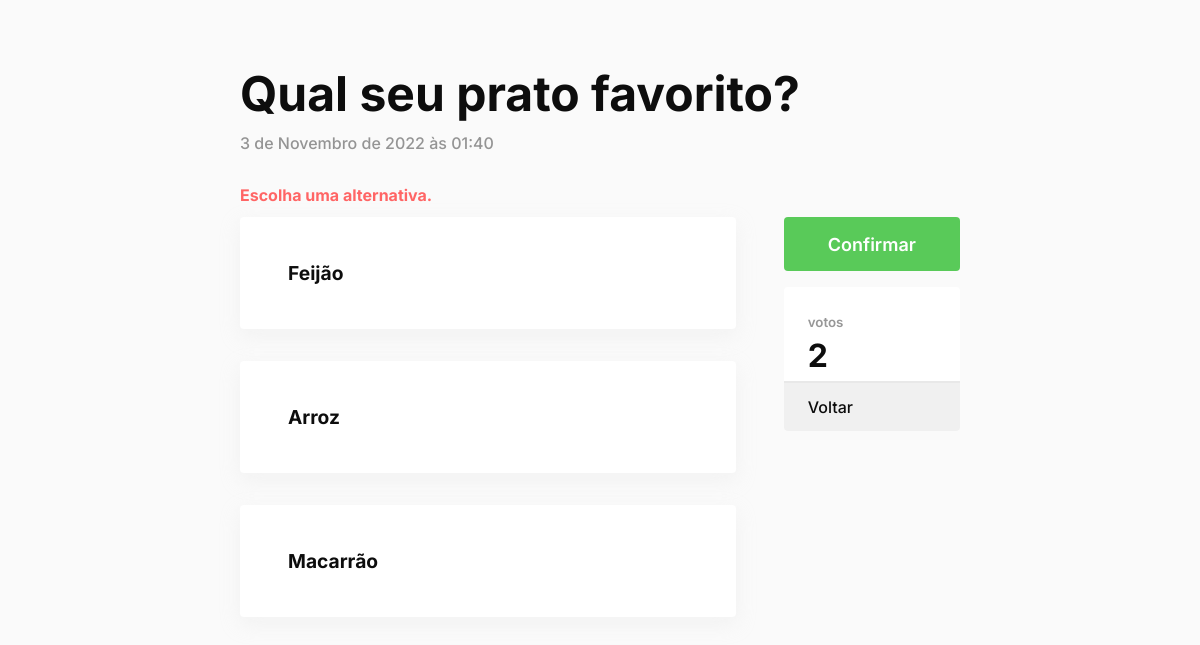
The page /polls/4/vote/ on the database its author committed.
### polls/models.py (models this page shows, shortened)
class Question(models.Model):
    question_text = models.CharField(max_length=200)
    pub_date = models.DateTimeField('date published')
    all_votes = models.IntegerField(default=0)

class Choice(models.Model):
    question = models.ForeignKey(Question, on_delete=models.CASCADE)
    choice_text = models.CharField(max_length=200)
    votes = models.IntegerField(default=0)

### polls/views.py (the view, shortened to what this page needs)
# urls.py: path('<int:question_id>/vote/', views.vote, name='vote'),
def vote(request, question_id):
    question = get_object_or_404(Question, pk=question_id)
    try:
        selected_choice = question.choice_set.get(pk=request.POST['choice'])
    except (KeyError, Choice.DoesNotExist):
        return render(request, 'polls/detail.html', {
            'question': question,
            'error_message': "Escolha uma alternativa.",
        })

### polls/templates/polls/detail.html (shortened to what this page needs)
<!DOCTYPE html>
<html>
<head>
    {% load static %}
    <link rel="stylesheet" href="{% static 'polls/style_detail.css' %}">
</head>
<body>
    <main class="main">
        <form action="{% url 'polls:vote' question.id %}" method="post">
            <header>
                <h1 class="title">{{ question.question_text }}</h1>
                <p class="subtitle">{{ question.pub_date }}</p>
            </header>
            <div class="div">
                <main>
                    {% if error_message %}<p class="erro"><strong>{{ error_message }}</strong></p>{% endif %}
                    {% for choice in question.choice_set.all %}
                    <div class="choice" onclick="choice({{ forloop.counter }})">
                        <label for="choice{{ forloop.counter }}">{{ choice.choice_text }}</label>
                    </div>
                    {% endfor %}
                </main>
                <aside>
                    <input class="submitbutton" type="submit" value="Confirmar">
                    <div class="votes">
                        <div class="div_votes">
                            <p>votos</p>
                            <h1>{{ question.all_votes }}</h1>
                        </div>
                        <a href="{% url 'polls:index' %}">
                            <div class="div_back">
                               <p>Voltar</p>
                            </div>
                        </a>
                    </div>
                </aside>
            </div>
        </form>
    </main>
</body>
</html>

### polls/static/polls/style_detail.css (style rules this page uses)
body { margin: 0; padding: 0; width: 100%; position: absolute; display: flex; justify-content: center; padding-top: 4em; font-family: 'Inter', sans-serif; background: #FAFAFA; color: #0d0d0d; }
.main { width: 60%; }
.main header { display: flex; gap: 10px; flex-direction: column; margin-bottom: 4em; }
.main header .title { font-size: -webkit-xxx-large; font-weight: 700; margin: 0; }
.main header .subtitle { font-weight: 500; color: #0d0d0d6e; margin: 0; }
.main .div { display: flex; flex-direction: row; justify-content: space-between; gap: 3em; }
.main .div main { display: flex; flex-direction: column; gap: 2em; width: 100%; }
.main .div main .choice { height: 7em; border-radius: 4px; background: white; box-shadow: #dedede47 0px 7px 20px 0px; padding: 0em 3em; display: flex; align-items: center; flex-direction: row; justify-content: flex-start; cursor: pointer; }
.main .div main .erro { margin: -2em 0em; position: absolute; color: #ff6565; }
.main .div main .choice label { font-size: larger; font-weight: 700; }
.main .div aside { width: 16em; display: flex; flex-direction: column; gap: 1em; }
.main .div aside .submitbutton { width: 100%; height: 3em; background: #59ca59; color: white; font-family: inter, sans-serif; font-weight: 600; font-size: large; border: none; border-radius: 4px; cursor: pointer; }
.main .div aside .votes { width: 100%; background: #ffffff; border-radius: 4px; }
.main .div aside .votes .div_votes { border-bottom: solid 2px #e8e8e8; padding: 0px 1.5em; display: flex; flex-direction: column; justify-content: flex-end; }
.main .div aside .votes .div_votes p { margin: 0; padding-top: 2em; font-weight: 600; font-size: smaller; color: #0d0d0d6e; }
.main .div aside .votes .div_votes h1 { margin: 6px 0px; font-size: xx-large; }
.main .div aside .votes .div_back { height: 3em; font-weight: 500; border: none; border-radius: 0 0 4px 4px; cursor: pointer; display: flex; justify-content: flex-start; align-items: center; padding: 0px 1.5em; background: #f0f0f0; }
a { text-decoration: none; color: #0d0d0d; }

### rows shown on the page
Question: question_text "Qual seu prato favorito?", pub_date "3 de Novembro de 2022 às 01:40", all_votes "2"
Choice: choice_text "Feijão"
Choice: choice_text "Arroz"
Choice: choice_text "Macarrão"

### other values the page prints
{{ error_message }} "Escolha uma alternativa."
